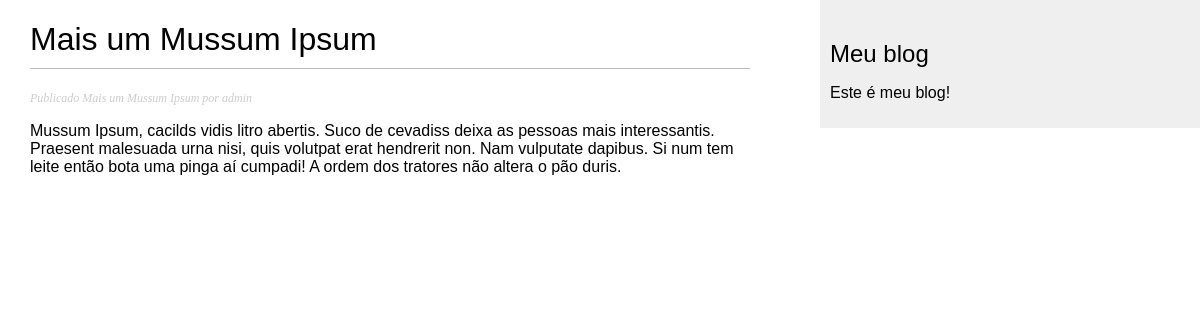
The app's page /blog/2021/7/2/mais-um-mussum-ipsum/ with its own data.
### blog/models.py (models this page shows, shortened)
class Post(models.Model):
    STATUS_CHOICES = (
        ('draft', 'Drafit'),
        ('published','Published'),
    )
    title = models.CharField(max_length=250)
    slug = models.SlugField(max_length=250,
                            unique_for_date='publish')
    author = models.ForeignKey(User,
                               on_delete=CASCADE,
                               related_name='blog_posts')
    body = models.TextField()
    publish = models.DateTimeField(default=timezone.now)
    created = models.DateTimeField(auto_now_add=True)
    updated = models.DateTimeField(auto_now=True)
    status = models.CharField(max_length=250,
                              choices=STATUS_CHOICES,
                              default='draft')
    objects = models.Manager() # O gerenciado padrão
    published = PublishedManager() # O novo gerenciador que criamos
    class Meta:
        ordering = ('-publish',)

### blog/views.py (the view)
# urls.py: path('<int:year>/<int:month>/<int:day>/<slug:post>/', views.post_detail, name='post_detail'),
def post_detail(request, year, month, day, post):
    post = get_object_or_404(Post, slug=post,
                             status='published',
                             publish__year=year,
                             publish__month=month,
                             publish__day=day)
    return render(request, 'blog/post/detail.html', {'post':post})

### blog/templates/blog/post/detail.html (shortened to what this page needs)
{% extends "blog/base.html" %}
{% block content %}
    <h1>{{ post.title }}</h1>
    <p class="date">
        Publicado {{ post.title }} por {{ post.author }}
    </p>
    {{ post.body|linebreaks }}
{% endblock %}

### blog/static/css/blog.css (style rules this page uses)
body { margin:0; padding:0; font-family:helvetica, sans-serif; }
h1 { font-weight:normal; border-bottom:1px solid #bbb; padding:0 0 10px 0; }
p.date { color:#ccc; font-family: georgia, serif; font-size: 12px; font-style: italic; }

### records on screen
Post: title "Mais um Mussum Ipsum", author "admin", body "Mussum Ipsum, cacilds vidis litro abertis. Suco de cevadiss deixa as pessoas mais interessantis. Praesent malesuada urna nisi, quis volutpat erat hendrerit non. Nam vulputate dapibus. Si num tem leite então bota uma pinga aí cumpadi! A ordem dos tratores não altera o pão duris."
